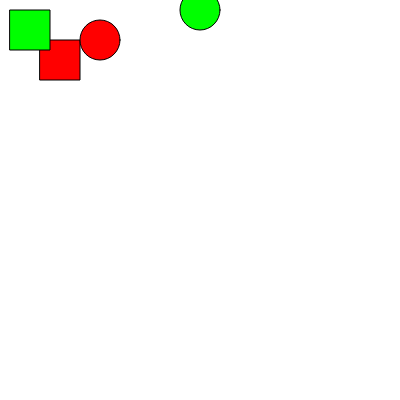
Frame 1 (no input)
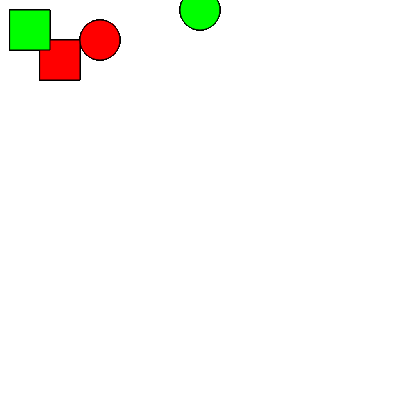
Frame 60 (no input)
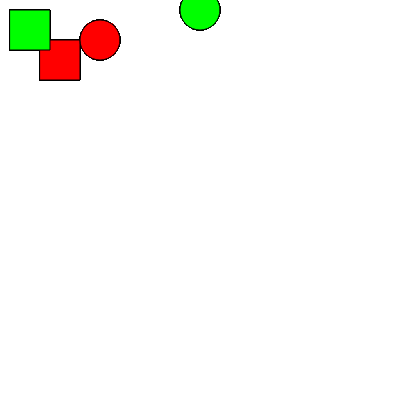
Frame 120 (the mouse pressed at the canvas centre since frame 60)

The p5.js sketch that drew these frames (run headless with seeded random() and noise() and a simulated clock; from frame 60 on, the mouse is pressed at the canvas centre):

// p5.js sketch
// ── sketch.js
function setup(){
    createCanvas(400,400);

}
function draw(){
    squares();
    circles();
}
function squares(){
    fill(255,0,0);
    rect(40,40,40,40);
    fill(0,255,0);
    rect(10,10,40,40);
}
function circles(){
    fill(255,0,0);
    ellipse(100,40,40,40);
    fill(0,255,0);
    ellipse(200,10,40,40);
}
